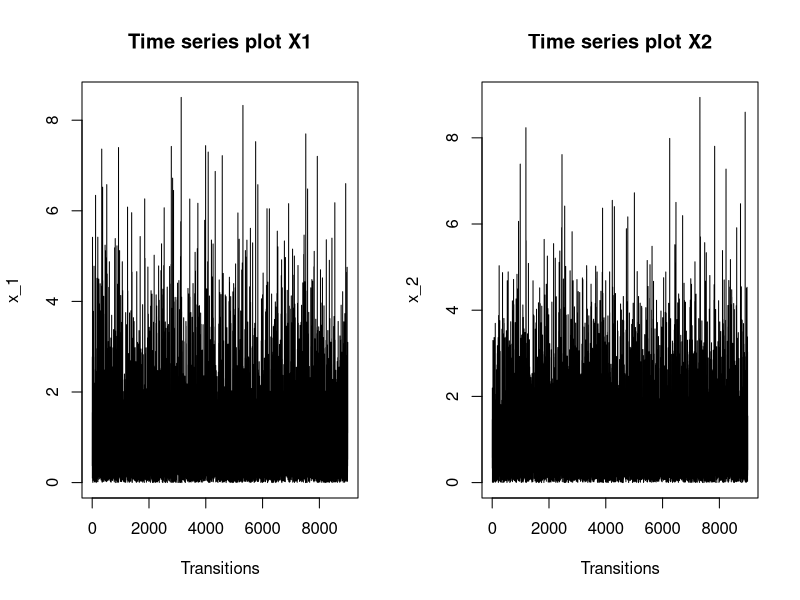
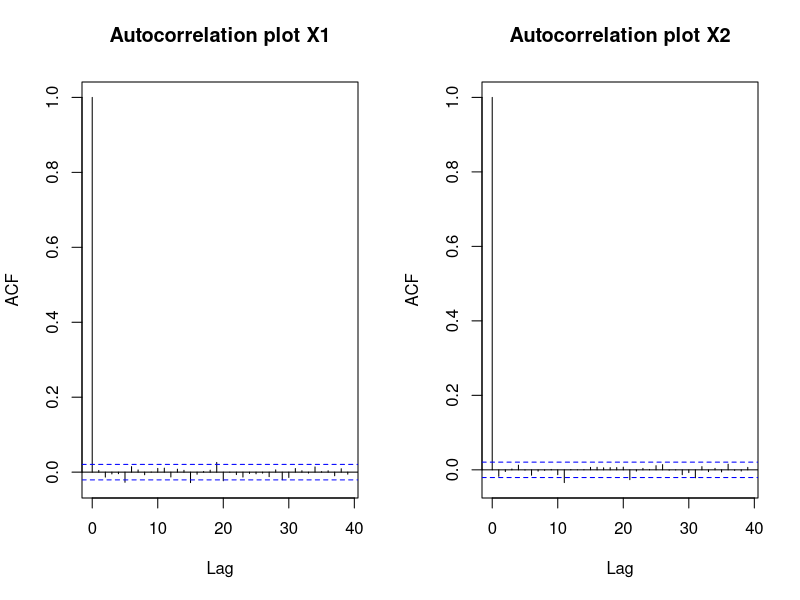
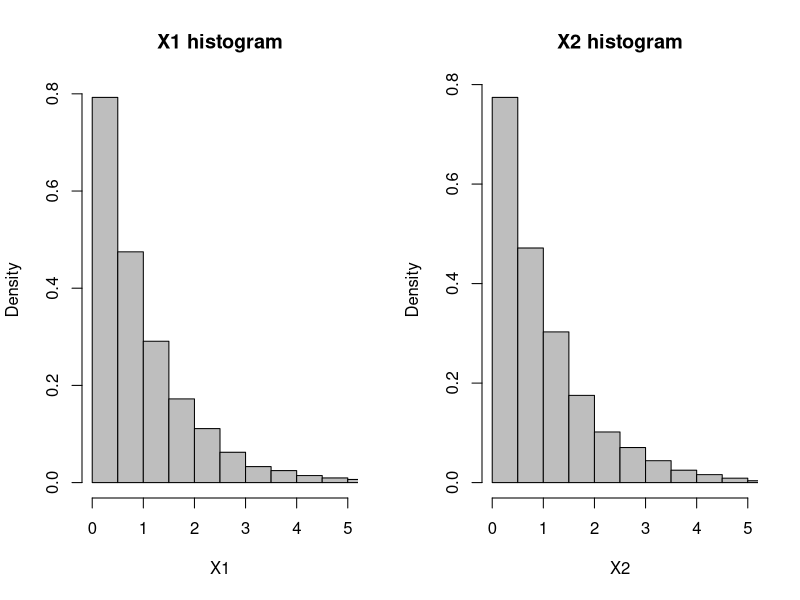

The R source for these figures, in order:
# CHAPTER   11 - Gibbs Sampling

# PROGRAM   114a - Gibbs Sampling (2D Exponential Example)

# SUMMARY   In this program we use the method of Gibbs Sampling in order to draw
#           a sequence of observations from a truncated bivariate exponential
#           distribution with probability density function
#
#           f_{X,Y}(x,y) = A e^{-xy}  if  0 < x,y, < B < \infty
#                          0          otherwise
#
#           The program is structured as follows...
#
#           SECTION 0 - We set the truncation value B and calculate the
#           corresponding value of the normalising constant A.
#
#           SECTION 1 - We define a function / macro that will facilitate the 
#           operations of the Gibbs Sampling algorithm.
#
#           SECTION 2 - Running the function produced in the previous section 
#           and analyzing results







# Clear all variables before starting
rm(list = ls())






# SECTION 0 #
#------------------------------------------------------------------------------#
# Setting the value of B to use throughout and calculating the corresponding
# value of the associated normalizing constant for the pdf in question

# 0.1a - Set the value of B
B <- 9999999999999


# 0.1b - Calculate the value of the normalising constant
  
  # Define function to integrate
  f <- function(x) { 1/x - 1/x * exp(-B * x) }
  
  # Define value of integral
  int <- integrate(f, lower = 0, upper = B)
  
  # Define value of normalizing constant for specified value of B
  A <- 1 / int$value
    A 



# SECTION 1 #
#------------------------------------------------------------------------------#
# Defining a function / macro that will facilitate the operations of the
# Gibbs Sampling algorithm. Parameter definitions:

    # n = number of iterations / samples to take
    # B = Cut-off parameter of the truncated bivariate exponential



# 1.1 - Defining the function
Gibbs_Algorithm <- function(n, B){

  
  # 1.1a - Create blank output matrix Gibbs_Out with n-rows and 2 columns
  Gibbs_Out <- matrix(NA, nrow = n, ncol = 2)  # (n,2) matrix for output of chain
  
  
  
  # 1.1b - Initialize the chain by taking two values drawn from an exponential
  # distribution with rate 1 and over-writing first row of the Gibbs_Out matrix.
  # Note that the values of the chain cannot be greater than B
  initial <- c( min( rexp(1), B)  ,   min( rexp(1), B) )
  Gibbs_Out[1,] <- initial
  
  
  
  # 1.1c - Obtain subsequent elements of the chain
  for (i in 2:n){
    
    # 1.1c1 - Isolate previous state of variable X2 
    old_X2 <- Gibbs_Out[i-1,2]
    
    # 1.1c2 - Sample a new value of X1 from its conditional distribution given
    # the previous value of X2
    New_X1 <- min( old_X2 / (1 - exp(-B*old_X2) ) * rexp(1, rate = old_X2) , B )
    
    # 1.1c3 - Sample a new value of X2 from its conditional distribution given
    # the new value of X1
    New_X2 <- min( New_X1 / (1 - exp(-B*New_X1) ) * rexp(1, rate = New_X1) , B )
    
    # 1.1c4 - Append the new values of X1 and X2 into a vector
    New_Vec <- c(New_X1, New_X2)
    
    # 1.1c5 - Overwrite the ith row of the Gibbs_Out matrix
    Gibbs_Out[i,] <- New_Vec
    }

  
  # 1.1d - Return the matrix named Gibbs_Out
  return( list(Gibbs_Out = Gibbs_Out) )
  
}






# SECTION 2 #
#------------------------------------------------------------------------------#
# Running the function produced in the previous section and analyzing results

# 2.1a - Define burn-in and number of elements of the chain to use after the
# burn-in has occurred.
burnin  <- 1000
mcmc    <- 9000


# 2.1b - Running the function
set.seed(12345)
Gibbs_Result <- Gibbs_Algorithm(n = burnin + mcmc, B = B)



# 2.1c - Refining the elements of the chain produced by the Metropolis-Hastings
# algorithm to just the elements after the burn-in
post_burn <- tail(Gibbs_Result$Gibbs_Out, mcmc)


# 2.1d - Splitting the output matrix into vectors
post_burn_x1 <- post_burn[,1]
post_burn_x2 <- post_burn[,2]


# 2.1e - Creating time series plots
want_elements <- (1):(mcmc)
par(mfrow=c(1,2))

plot(want_elements, post_burn_x1, 
     type = "l", main = "Time series plot X1", xlab = "Transitions", ylab = "x_1")

plot(want_elements, post_burn_x2, 
     type = "l", main = "Time series plot X2", xlab = "Transitions", ylab = "x_2")


# 2.1f - Creating auto-correlation plots
par(mfrow=c(1,2))
acf(post_burn_x1, main = "Autocorrelation plot X1")
acf(post_burn_x2, main = "Autocorrelation plot X2")




# 2.1g - Creating histograms of the (marginal) distributions of X1 and X2
par(mfrow=c(1,2))
hist(post_burn_x1, nclass = 16, col = "grey",
     freq = FALSE, xlim = c(0, 5), xlab = "X1",
     main = "X1 histogram")
hist(post_burn_x2, nclass = 16, col = "grey",
     freq = FALSE, xlim = c(0, 5), xlab = "X2",
     main = "X2 histogram")
